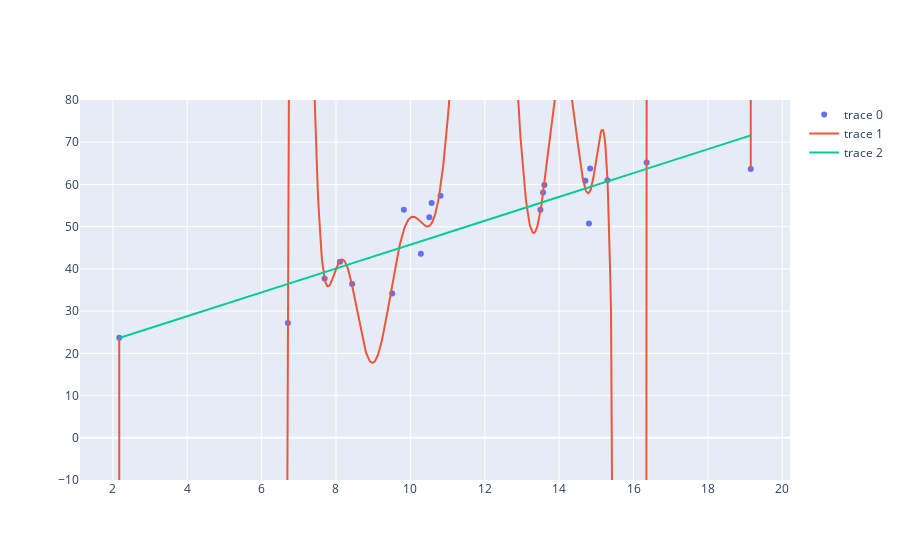

Source (notebook cell):
### Code cell
fig = go.Figure()

fig.add_scatter(x=x, y=y, mode='markers')
fig.add_scatter(x=x_pred_pol, y=y_pred_pol)
fig.add_scatter(x=x_pred_lin, y=y_pred_lin)
fig.update(layout_yaxis_range = [-10,80])

### Figure 1 — Plotly figure (JSON) as saved in the notebook; plotly's stock layout.template omitted (floating-point values rounded to 4 significant figures; data arrays with more than 128 entries replaced by an {"elided": "..."} marker saying what was removed)
{"data": [{"mode": "markers", "type": "scatter", "x": [16.35, 10.28, 9.51, 19.15, 9.824, 2.173, 13.5, 7.693, 14.8, 15.3, 14.83, 10.81, 13.6, 10.51, 13.57, 6.706, 10.57, 8.433, 14.7, 8.108], "y": [65.17, 43.6, 34.15, 63.67, 54.02, 23.68, 54.01, 37.74, 50.77, 61.01, 63.79, 57.34, 59.89, 52.25, 58.08, 27.16, 55.62, 36.41, 60.87, 41.67]}, {"type": "scatter", "x": {"elided": "1000 float values"}, "y": {"elided": "1000 float values"}}, {"type": "scatter", "x": {"elided": "1000 float values"}, "y": {"elided": "1000 float values"}}], "layout": {"yaxis": {"range": [-10, 80]}}}
